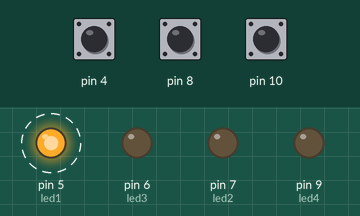
Recording of a sketch running on a simulated Arduino Uno, built with avr-gcc and run on an emulated ATmega328P. Shown: output pins drawn as LEDs (lit = HIGH). Dashed ring = blinking. Inputs (shaded band) come from the test bench; at power-on: pin 4 HIGH, pin 8 HIGH, pin 10 HIGH.

Above: at 5.05 s.
5.1 s: pin 4 pulled LOW for 0.15 s
At 6.4 s:
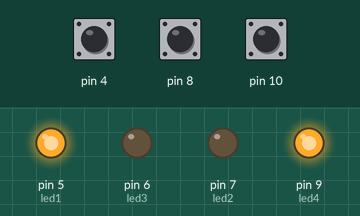
8.1 s: pin 8 pulled LOW for 0.15 s
At 8.7 s:
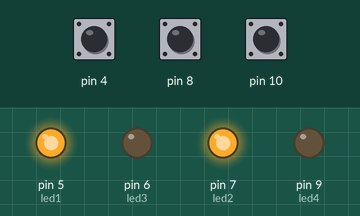
11.1 s: pin 10 pulled LOW for 0.15 s
At 11.5 s:
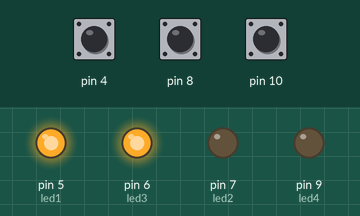
14.1 s: pin 4 pulled LOW for 1 s
At 16.17 s:
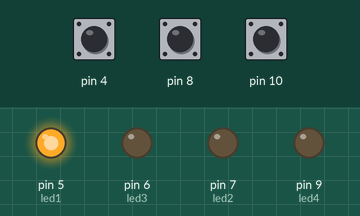
17.1 s: pin 4 pulled LOW for 3.2 s
At 18.0 s:
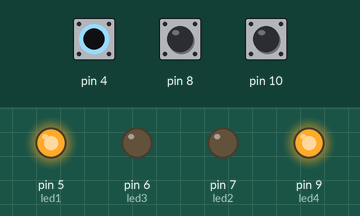
21.8 s: pin 8 pulled LOW for 1 s
At 22.6 s:
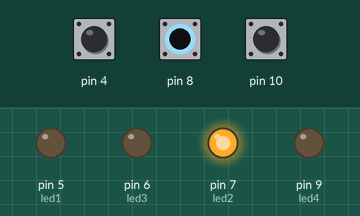
Timing chart, 0 to 25.8 s (numbered marks = the images above; inputs shaded):
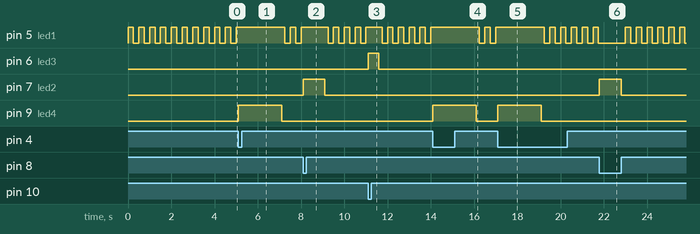

The sketch:

Relat_rio7-ex1.ino
```cpp
#define led1 PD5
#define led2 PD7
#define led3 PD6
#define led4 PB1

// Na interrupção PCINT0 (botão em PB0)
ISR(PCINT0_vect){
  if(!(PINB & (1<<PB0))){
    PORTD |= (1<<led2);
    _delay_ms(1000);
    PORTD &= ~(1<<led2);
  }

  if(!(PINB & (1<<PB2))){
    PORTD |= (1<<led3);
    _delay_ms(500);
    PORTD &= ~(1<<led3);
  }
}

// Na interrupção PCINT2 (botão em PD4)
ISR(PCINT2_vect){
  if(!(PIND & (1<<PD4))){
    PORTB |= (1<<led4);
    _delay_ms(2000);
    PORTB &= ~(1<<led4);
  }
}

int main(void){
  DDRD |= (1<<led1)|(1<<led2)|(1<<led3);
  DDRB |= (1<<led4);

  PORTB |= (1<<PB0) | (1<<PB2); // Ativar pull-up nos botões em PB0 e PB2
  PORTD |= (1<<PD4); // Ativar pull-up no botão em PD4

  // Habilita interrupção no grupo PCINT0 e PCINT2
  PCICR |= (1<<PCIE0) | (1<<PCIE2);

  // Habilita interrupções individuais para PB0 e PB2 no PCINT0
  PCMSK0 |= (1<<PCINT0) | (1<<PCINT2);
  // Habilita interrupção individual para PD4 no PCINT2
  PCMSK2 |= (1<<PCINT20);

  // Habilita Interrupções globais
  sei();

  while (1){
    PORTD ^= (1<<led1);
    _delay_ms(250);
  }
}
```

Measured:
- after the input at 5.1 s, pin 9 (led4): LOW → HIGH at once, → LOW 2.0 s later
- after the input at 8.1 s, pin 7 (led2): LOW → HIGH at once, → LOW 1.0 s later
- after the input at 11.1 s, pin 6 (led3): LOW → HIGH at once, → LOW 0.50 s later
- after the input at 14.1 s, pin 9 (led4): LOW → HIGH at once, → LOW 2.0 s later
- after the input at 17.1 s, pin 9 (led4): LOW → HIGH at once, → LOW 2.0 s later
- after the input at 21.8 s, pin 7 (led2): LOW → HIGH at once, → LOW 1.0 s later
- by itself, pin 5 (led1): alternates HIGH for 0.25 s and LOW for 0.25 s
